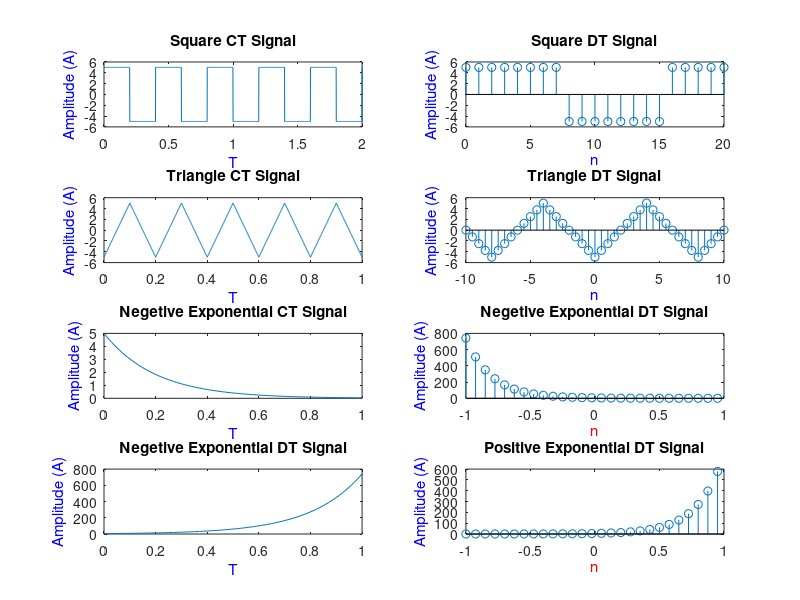

Source code (MATLAB):
% Square CT Signal:
A=5;
omega=5*pi;
rho=1;
t=0:0.001:2;
X=A*square(omega*t*rho);
subplot(4,2,1);
plot(t,X)
xlabel('T','color','b');
ylabel('Amplitude (A)','color','b');
title('Square CT Signal')

% Square DT Signal:
A=5;
omega1=pi/8;
n=0:20;
Y=A*square(omega1*n);
subplot(4,2,2);
stem(n,Y);
xlabel('n','color','b');
ylabel('Amplitude (A)','color','b');
title('Square DT Signal')

% Triangle CT Signal
A=5;
omega2=10*pi;
t=0:0.001:1;
X2=A*sawtooth(omega2*t,1/2);
subplot(4,2,3);
plot(t,X2)
xlabel('T','color','b');
ylabel('Amplitude (A)','color','b');
title('Triangle CT Signal')

% Triangle DT Signal
A=5;
omega2=pi/4;
n=-10:0.5:10;
X3=A*sawtooth(omega2*n,1/2);
subplot(4,2,4);
stem(n,X3)
xlabel('n','color','b');
ylabel('Amplitude (A)','color','b');
title('Triangle DT Signal')

% Negetive Exponential Signal 
% CT Signal 
A=5;
t=0:0.01:1;
x=A*exp(-A*t);
subplot(4,2,5);
plot(t,x)
xlabel('T','color','b');
ylabel('Amplitude (A)','color','b');
title('Negetive Exponential CT Signal')

% DT Signal 
A=5;
t=-1:0.075:1;
x2=A*exp(-A*t);
subplot(4,2,6);
stem(t,x2)
xlabel('n','color','r');
ylabel('Amplitude (A)','color','b');
title('Negetive Exponential DT Signal')

% Positive Exponential Signal 
% CT Signal 
A=5;
t=0:0.01:1;
x=A*exp(A*t);
subplot(4,2,7);
plot(t,x)
xlabel('T','color','b');
ylabel('Amplitude (A)','color','b');
title('Negetive Exponential DT Signal')

% DT Signal 
A=5;
t=-1:0.075:1;
x2=A*exp(A*t);
subplot(4,2,8);
stem(t,x2)
xlabel('n','color','r');
ylabel('Amplitude (A)','color','b');
title('Positive Exponential DT Signal')
